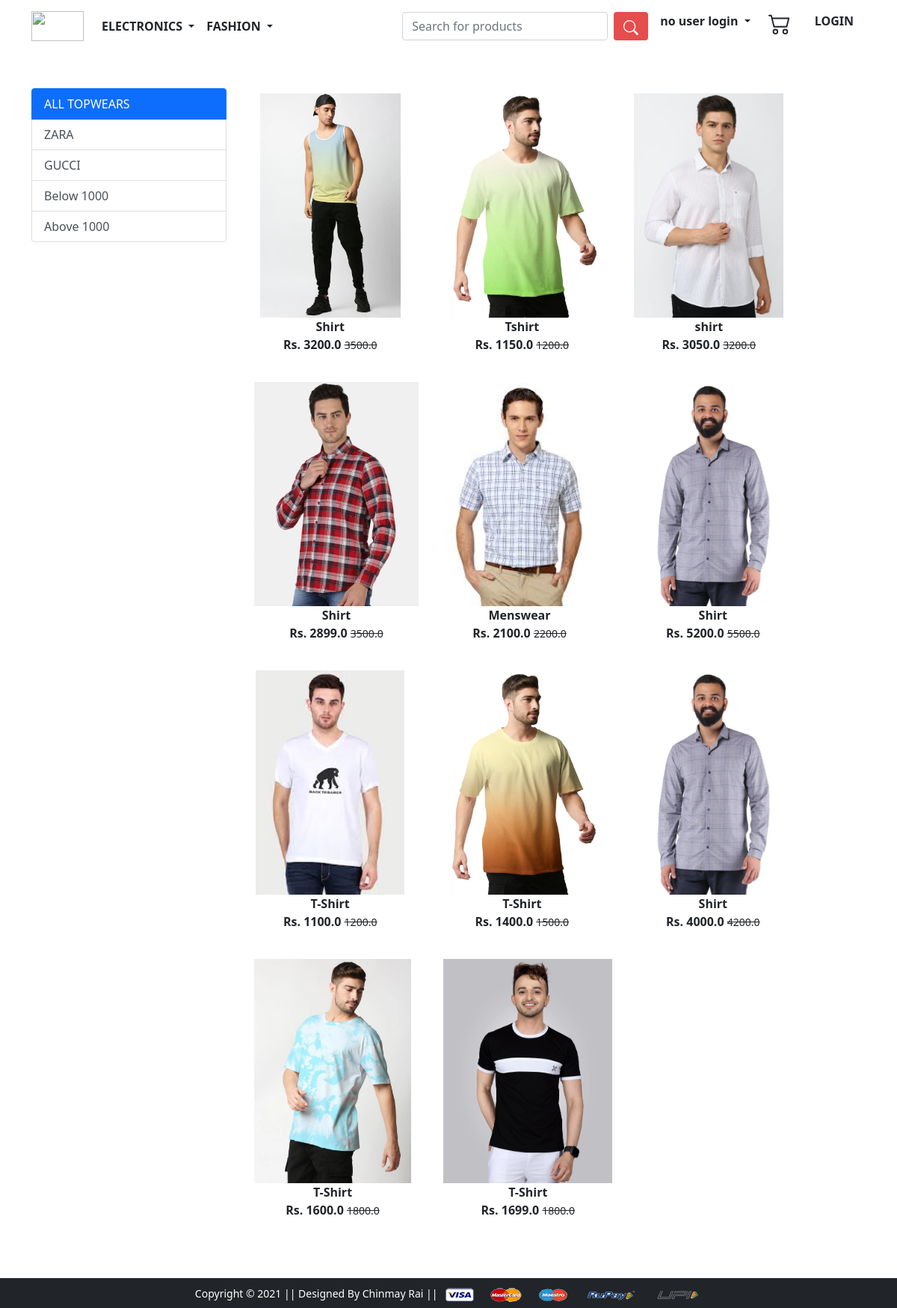
Screenshot of /topwear/ with the database file from the repository.
### app/models.py (models this page shows, shortened)
class Product(models.Model):
    title = models.CharField(max_length=100)
    selling_price=models.FloatField()
    discounted_price=models.FloatField()
    description=models.TextField()
    brand = models.CharField(max_length=200)
    category = models.CharField(choices = CATEGORY_CHOICES,max_length=2)
    product_image = models.ImageField(upload_to='producting')

### app/views.py (the view)
# urls.py: path('topwear/', views.topwear, name='topwear'),
def topwear(request, data=None):
    if data == None:
        topwears = Product.objects.filter(category='TW')
    elif data=='ZARA' or data== 'GUCCI':
        topwears = Product.objects.filter(category='TW').filter(brand=data)
    elif data == 'below':
        topwears = Product.objects.filter(category='TW').filter(discounted_price__lt=1000)
    elif data == 'above':
        topwears = Product.objects.filter(category='TW').filter(discounted_price__gt=1000)
    return render(request, 'app/topwear.html',{'topwears':topwears})

### app/templates/app/topwear.html (shortened to what this page needs)
{% extends 'app/base.html' %}
{% load static %}
{% block main-content %}
<div class="container my-5">
 <div class="row">
  <div class="col-sm-3">
    <div class="list-group">
        <a href="{% url 'topwear' %}"
        class="list-group-item list-group-item-action active" area-current="true">ALL TOPWEARS</a>
        <a href="{% url 'topweardata' 'ZARA' %}"
        class="list-group-item list-group-item-action " area-current="true">ZARA</a>
        <a href="{% url 'topweardata' 'GUCCI' %}"
        class="list-group-item list-group-item-action" area-current="true">GUCCI</a>
        <a href="{% url 'topweardata' 'below' %}"
        class="list-group-item list-group-item-action" area-current="true">Below 1000</a>
        <a href="{% url 'topweardata' 'above' %}"
        class="list-group-item list-group-item-action" area-current="true">Above 1000</a>
      </div>
  </div>
  <div class="col-sm-8">
    <div class="row">
      {% for product in topwears %}
        <div class="col-sm-4 text-center mb-4">
          <a href="{% url 'product-detail' product.id %}" class="btn">
            <div class="item">
              <img src="{{product.product_image.url}}" alt="" height="300" class="">
              <div class="fw-bold">{{product.title}}</div>
              <div class="fw-bold">Rs. {{product.discounted_price}}
                <small class="fw-light text-decoration-line-through">{{product.selling_price}}</small>
              </div>
            </div>
          </a>
        </div>
      {% endfor%}
    </div>
  </div>
 </div>
</div>
{% endblock main-content %}

### rows the page displays
Product: product_image (picture), title "Shirt", discounted_price "3200.0", selling_price "3500.0"
Product: product_image (picture), title "Tshirt", discounted_price "1150.0", selling_price "1200.0"
Product: product_image (picture), title "shirt", discounted_price "3050.0", selling_price "3200.0"
Product: product_image (picture), title "Shirt", discounted_price "2899.0", selling_price "3500.0"
Product: product_image (picture), title "Menswear", discounted_price "2100.0", selling_price "2200.0"
Product: product_image (picture), title "Shirt", discounted_price "5200.0", selling_price "5500.0"
Product: product_image (picture), title "T-Shirt", discounted_price "1100.0", selling_price "1200.0"
Product: product_image (picture), title "T-Shirt", discounted_price "1400.0", selling_price "1500.0"
Product: product_image (picture), title "Shirt", discounted_price "4000.0", selling_price "4200.0"
Product: product_image (picture), title "T-Shirt", discounted_price "1600.0", selling_price "1800.0"
Product: product_image (picture), title "T-Shirt", discounted_price "1699.0", selling_price "1800.0"
